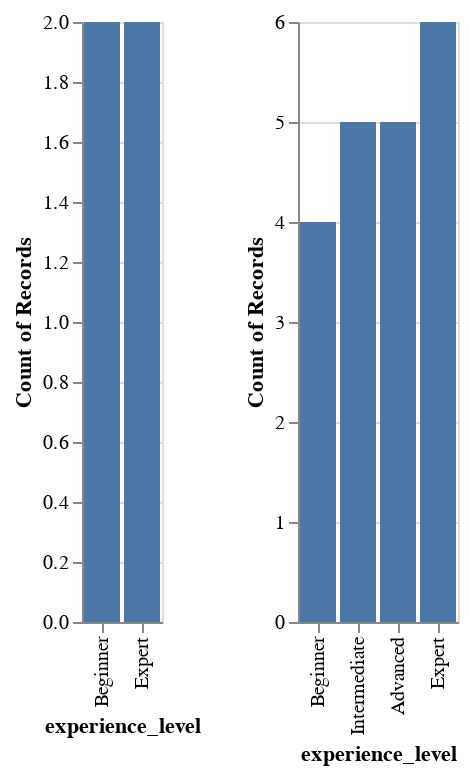

Write notebook code for a chart like this one.
### Code cell


### Figure 1 — Vega-Lite specification as saved in the notebook (floating-point values rounded to 4 significant figures)
{"config": {"view": {"continuousWidth": 400, "continuousHeight": 300}}, "hconcat": [{"data": {"name": "data-08e61d4c74a1c80fb0b4538228fa606b"}, "mark": "bar", "encoding": {"x": {"field": "experience_level", "sort": ["Beginner", "Intermediate", "Advanced", "Expert"], "type": "ordinal"}, "y": {"aggregate": "count", "type": "quantitative"}}}, {"data": {"name": "data-7484d0968a9a1519b85775e0030b1648"}, "mark": "bar", "encoding": {"x": {"field": "experience_level", "sort": ["Beginner", "Intermediate", "Advanced", "Expert"], "type": "ordinal"}, "y": {"aggregate": "count", "type": "quantitative"}}}], "$schema": "https://vega.github.io/schema/vega-lite/v4.17.0.json", "datasets": {"data-08e61d4c74a1c80fb0b4538228fa606b": [{"experience_level": "Beginner", "tech_stack": "Android: Java"}, {"experience_level": "Expert", "tech_stack": "Android: Java"}, {"experience_level": "Expert", "tech_stack": "Android: Java"}, {"experience_level": "Beginner", "tech_stack": "Android: Java"}], "data-7484d0968a9a1519b85775e0030b1648": [{"experience_level": "Expert", "tech_stack": "Android: Java"}, {"experience_level": "Expert", "tech_stack": "Android: Java"}, {"experience_level": "Intermediate", "tech_stack": "Android: Java"}, {"experience_level": "Advanced", "tech_stack": "Android: Java"}, {"experience_level": "Advanced", "tech_stack": "Android: Java"}, {"experience_level": "Advanced", "tech_stack": "Android: Java"}, {"experience_level": "Expert", "tech_stack": "Android: Java"}, {"experience_level": "Expert", "tech_stack": "Android: Java"}, {"experience_level": "Beginner", "tech_stack": "Android: Java"}, {"experience_level": "Beginner", "tech_stack": "Android: Java"}, {"experience_level": "Beginner", "tech_stack": "Android: Java"}, {"experience_level": "Intermediate", "tech_stack": "Android: Java"}, {"experience_level": "Beginner", "tech_stack": "Android: Java"}, {"experience_level": "Intermediate", "tech_stack": "Android: Java"}, {"experience_level": "Intermediate", "tech_stack": "Android: Java"}, {"experience_level": "Expert", "tech_stack": "Android: Java"}, {"experience_level": "Advanced", "tech_stack": "Android: Java"}, {"experience_level": "Intermediate", "tech_stack": "Android: Java"}, {"experience_level": "Advanced", "tech_stack": "Android: Java"}, {"experience_level": "Expert", "tech_stack": "Android: Java"}]}}
